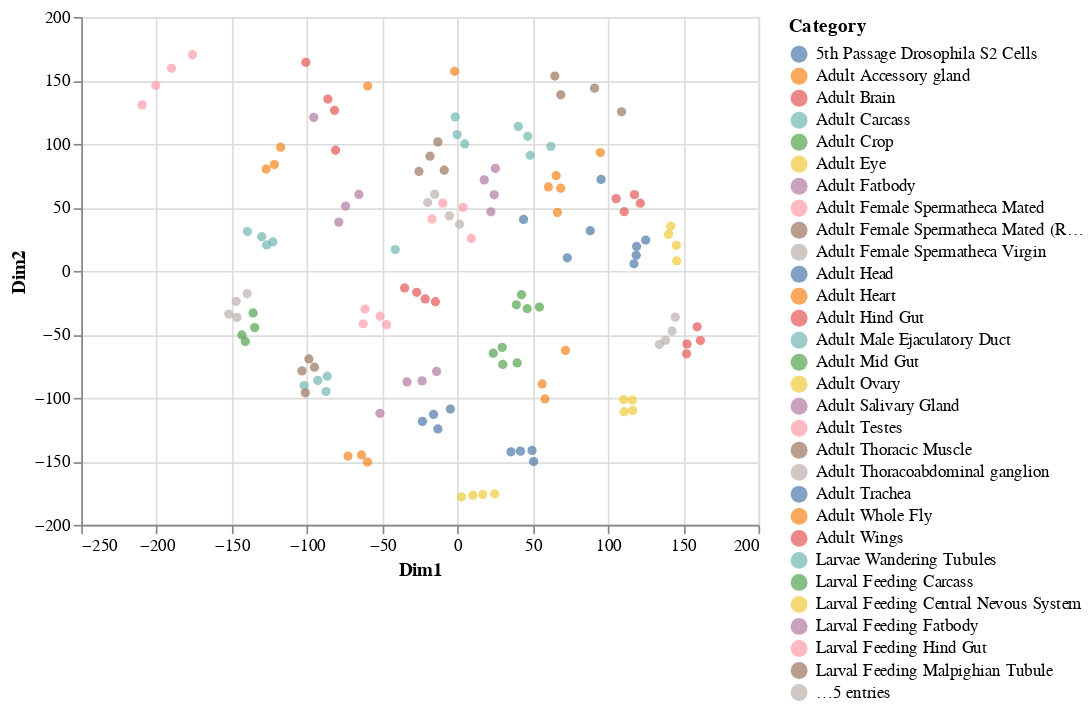

Here is the notebook cell this chart was saved with:
### Markdown cell above
**Exercise:**

Try creating an MDS plot using `MDS()`, which we imported from `sklearn.manifold`. All scikit-learn models use a consistent syntax, so the syntax is extremely similar to that for `PCA()`.

Examine the documentation either online or just using `help(MDS)` in the notebook.

### Code cell
### YOUR CODE HERE
mds = MDS(n_components=2)
expression_mds = mds.fit_transform(log_expression.values.T)
plot_two_dimensions(expression_mds, sample_categories, expression.columns)

### Figure 1 — Vega-Lite specification as saved in the notebook (floating-point values rounded to 4 significant figures; data arrays with more than 128 entries replaced by an {"elided": "..."} marker saying what was removed)
{"config": {"view": {"continuousWidth": 400, "continuousHeight": 300}}, "data": {"name": "data-6dd252ae4c553cea8a57f1007e5a4353"}, "mark": "circle", "encoding": {"color": {"type": "nominal", "field": "Category"}, "tooltip": {"type": "nominal", "field": "Sample"}, "x": {"type": "quantitative", "field": "Dim1"}, "y": {"type": "quantitative", "field": "Dim2"}}, "$schema": "https://vega.github.io/schema/vega-lite/v4.8.1.json", "datasets": {"data-6dd252ae4c553cea8a57f1007e5a4353": {"elided": "136 records"}}}
